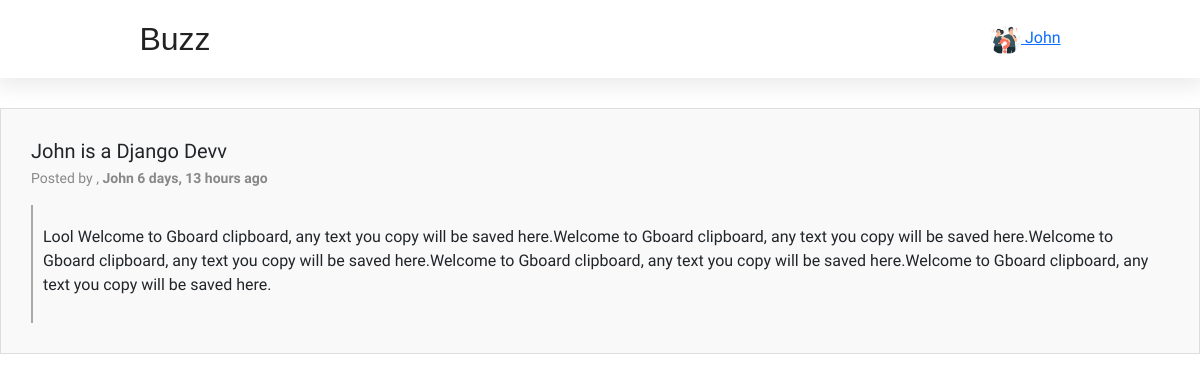
Page /post/8 (signed in) on the committed database.
### base/models.py (models this page shows, shortened)
class Profile(models.Model):
  bio = models.CharField(max_length=40)
  owner = models.OneToOneField(User,on_delete= models.CASCADE)
  image = models.ImageField(default='default.jpg', upload_to='profile_pics')

class Post(models.Model):
  author = models.ForeignKey(User , on_delete=models.CASCADE)
  title = models.CharField(max_length=50)
  body = models.TextField()
  updated = models.DateTimeField(auto_now=True)
  created = models.DateTimeField(auto_now_add=True)
  class Meta:
    ordering = ['-created','-updated']

### base/views.py (the view)
# urls.py: path("post/<str:pk>" , views.post , name = "post"),
@login_required(login_url="login")
def post(request,pk):
 single_post = Post.objects.get(id=pk)
 title = "View-Post "
 context = { 'post': single_post ,'title':title}
 return render (request,'base/post.html' ,context)

### base/templates/base/post.html
 {% extends 'main.html' %}
 {% block content %}
    <section class="blog-details">
        <div class="blog-content">
            <h3 class="blog-title"> {{ post.title }}</h3>
            <p class="blog-meta"> Posted by ,
            <span class="blog-author"> {{ post.author.username }}</span>
            <span class="blog-date">{{ post.created|timesince }} ago </span></p>
          <div class="main-blog">
            <p class="blog-description"> {{ post.body }}</p>
            </div>
        </div>
  </section>
{% endblock content %}

### templates/nav.html (shortened to what this page needs)
<header class="header">
        <div class="logo">Buzz</div>
        <nav class="desk-top-nav">
            <ul>
                <li><a href="{% url 'home' %}">Home</a></li>
                {% if request.user.is_authenticated %}
                <li><a href="{% url 'create-post'%}">Create</a></li>
                <li><a href="{% url 'profile' request.user.username %}">Profile</a></li>
                <li><a href="{% url 'logout'%}">Logout</a></li>
                {% else %}
                <li><a href="{% url 'login'%}">Login</a></li>
                {% endif %}
            </ul>
        </nav>
     {% if user.is_authenticated%}
        <div class="user-avatar" id="usr-image">
           <a href="{% url 'profile' request.user.id %}">
        <img src="{{ request.user.profile.image.url }}" alt="User Avatar"/>
        <span>{{ request.user.username }}</span></a>
        </div>
        {% endif %}
    </header>

### base/static/base/css/main.css (style rules this page uses)
* { margin: 0; padding: 0; box-sizing: border-box; font-family: "Proza Libre", sans-serif; }
body { position: relative; }
.header { background-color: #fff; display: flex; justify-content: space-around; align-items: center; padding: 15px 20px; width: 100%; z-index: 999; box-shadow: 0 5px 20px 4px rgba(0, 0, 0, 0.08); }
.logo { font-size: 2rem; color: #222; font-family: "TypoSlabserif-Light", sans-serif; }
.desk-top-nav ul { list-style: none; display: flex; gap: 20px; }
.desk-top-nav { margin: 0; display: block; }
.desk-top-nav a { text-decoration: none; color: #fff; font-size: 18px; }
.user-avatar img { width: 32px; height: 32px; border-radius: 50%; }
.blog-details { background-color: #f9f9f9; padding: 20px; border: 1px solid #ddd; margin-top: 20px; }
.blog-title { font-size: 20px; margin: 0; }
.blog-meta { font-size: 14px; color: #888; margin-top: 5px; }
.blog-author, .blog-date { font-weight: bold; }
.blog-description { margin-top: 10px; }
.main-blog { padding: 10px; border-left: 2px solid darkgrey; }
@media screen and (min-width: 769px) { .blog-details { padding: 30px; margin-top: 30px; } }

### rows in the picture
Post: title "John is a Django Devv", author.username "John", created "6 days, 13 hours", body "Lool Welcome to Gboard clipboard, any text you copy will be saved here.Welcome to Gboard clipboard, any text you copy will be saved here.Welcome to Gboard clipboard, any text you copy will be saved here.Welcome to Gboard clipboard, any text you copy will be saved here.Welcome to Gboard clipboard, any text you copy will be saved here."

### other values in the picture
{{ request.user.username }} "John"
